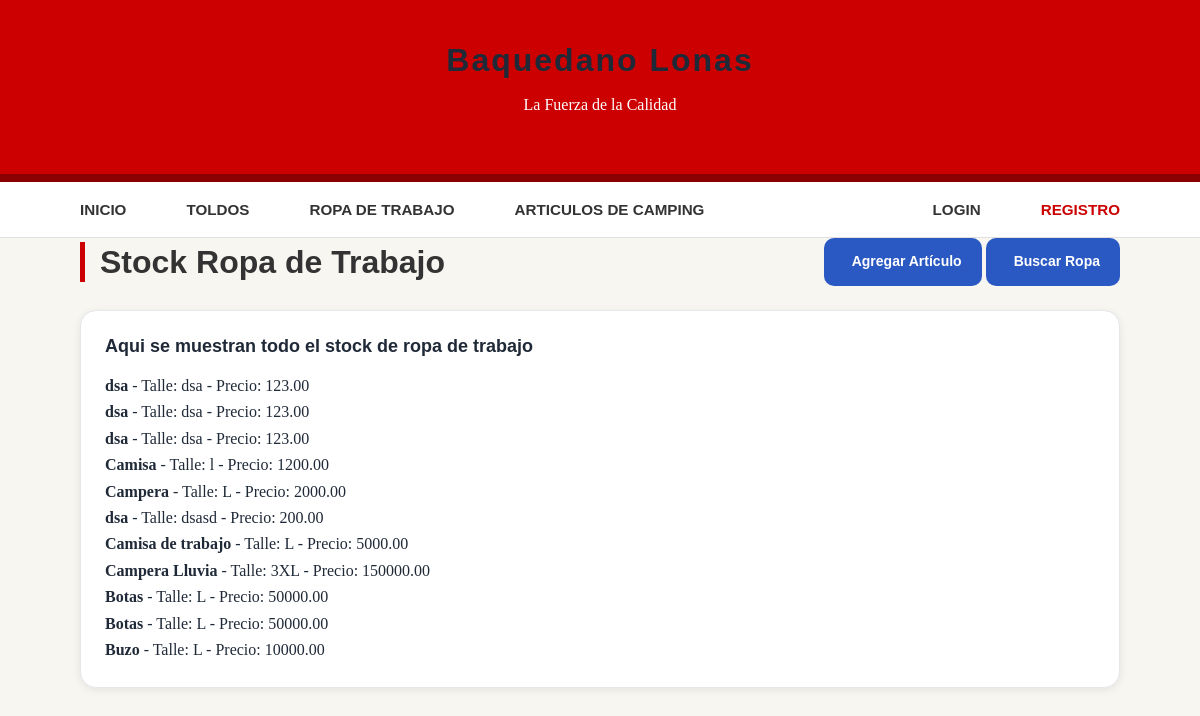
The app's page /RopaTrabajo/ with its own data.
### user/models.py (models this page shows, shortened)
class RopaTrabajo(models.Model):
    nombre = models.CharField(max_length=50)
    talle = models.CharField(max_length=50)
    precio = models.DecimalField(max_digits=10, decimal_places=2)

### user/views.py (the view)
# urls.py: path("RopaTrabajo/", views.ropaTrabajo, name="RopaTrabajo"),
def ropaTrabajo(request):
    ropaTrabajo= RopaTrabajo.objects.all()
    contexto = {"ropaTrabajo":ropaTrabajo}
    return render(request, "user/RopaTrabajo.html", contexto)

### user/templates/user/RopaTrabajo.html (shortened to what this page needs)
{% extends "user/base.html" %}
{% block content %}
<div class="container">
 <div class="page-header my-4">
    <h1 class="page-header__title" style="color: #333; border-left: 5px solid #CC0000; padding-left: 15px; font-weight: 700;">
        Stock Ropa de Trabajo
    </h1>
   <div class="d-flex mt-4" style="gap: 50px;"> <a href="{% url 'RopaTrabajoFormulario' %}" class="btn"-baquedano-rojo">
         Agregar Artículo
    </a>
    <a href="{% url 'buscarRopaTrabajo' %}" class="btn">
         Buscar Ropa
    </a>
</div>
</div>
  <div class="card">
    <h2 class="card__title">Aqui se muestran todo el stock de ropa de trabajo</h2>
    <ul class="card__list">
      {% for ropa in ropaTrabajo %}
      <li class="card__list-item">
        <strong>{{ ropa.nombre }}</strong> - Talle: {{ ropa.talle }} - Precio: {{ ropa.precio }}
      </li>
      {% empty %}
      <li class="card__list-item">No hay cursos disponibles.</li>
      {% endfor %}
  </div>
</div>
{% endblock %}

### user/templates/user/base.html (shortened to what this page needs)
<!doctype html>
<html lang="es">
  <head>
    {% load static %}
    <link rel="stylesheet" href="{% static 'user/css/base.css' %}" />
    <link rel="stylesheet" href="{% static 'user/css/components.css' %}" />
    <link rel="stylesheet" href="{% static 'user/css/pages.css' %}" />
  </head>
  <body>
    {% block navbar %}{% include "user/partials/_navbar.html" %}{% endblock %}
    <main>{% block content %}{% endblock %}</main>
  </body>
</html>

### user/templates/user/partials/_navbar.html (shortened to what this page needs)
{% load static %}
<header class="baquedano-full-header">
  <div class="baquedano-brand-panel">
    <div class="container text-center">
      <h1 class="display-4 fw-bold text-uppercase m-0">Baquedano Lonas</h1>
      <p class="lead italic m-0">La Fuerza de la Calidad</p>
    </div>
  </div>
  <nav class="baquedano-nav-bar">
    <div class="container baquedano-nav-container">
      <div class="baquedano-menu">
        <a class="baquedano-link" href="{% url 'inicio' %}">Inicio</a>
        <a class="baquedano-link" href="{% url 'Toldos' %}">Toldos</a>
        <a class="baquedano-link" href="{% url 'RopaTrabajo' %}">Ropa de Trabajo</a>
        <a class="baquedano-link" href="{% url 'ArtCamping' %}">Articulos de Camping</a>
      </div>
      <div class="baquedano-user">
        {% if user.is_authenticated %}
          <span class="user-name">{{ user.username }}</span>
          <a class="baquedano-link" href="{% url 'editar_perfil' %}">Perfil</a>
          <a class="baquedano-link" href="{% url 'logout' %}">Salir</a>
        {% else %}
          <a class="baquedano-link" href="#">Login</a>
          <a class="baquedano-link baquedano-register" href="#">Registro</a>
        {% endif %}
      </div>
    </div>
  </nav>
</header>

### user/static/user/css/base.css (style rules this page uses)
:root { --color-bg: #f8f6f1; --color-surface: #ffffff; --color-border: #e5e7eb; --color-text: #1f2937; --color-muted: #6b7280; --color-primary: #2b59c3; --color-primary-hover: #1e44a0; --color-accent: #f59e0b; --color-danger: #dc2626; --color-success: #16a34a; --radius-sm: 6px; --radius-md: 10px; --radius-lg: 16px; --space-1: 4px; --space-2: 8px; --space-3: 12px; --space-4: 16px; --space-5: 24px; --space-6: 32px; --space-7: 48px; --space-8: 64px; --shadow-sm: 0 2px 8px rgba(0, 0, 0, 0.08); --shadow-md: 0 4px 16px rgba(0, 0, 0, 0.12); --font-body: "Source Serif 4", "Georgia", serif; --font-heading: "Montserrat", "Arial", sans-serif; --font-mono: "Fira Code", "Courier New", monospace; --font-size-sm: 0.875rem; --font-size-base: 1rem; --font-size-lg: 1.125rem; --font-size-xl: 1.5rem; --font-size-2xl: 2rem; }
*, *::before, *::after { box-sizing: border-box; margin: 0; padding: 0; }
html { scroll-behavior: smooth; }
body { font-family: var(--font-body); font-size: var(--font-size-base); background-color: var(--color-bg); color: var(--color-text); line-height: 1.65; -webkit-font-smoothing: antialiased; }
ul, ol { list-style: none; }
a { color: inherit; text-decoration: none; }
h1, h2, h3, h4, h5, h6 { font-family: var(--font-heading); font-weight: 700; line-height: 1.25; color: var(--color-text); margin-bottom: var(--space-3); }
h1 { font-size: var(--font-size-2xl); }
h2 { font-size: var(--font-size-xl); }
p { margin-bottom: var(--space-4); }
.container { width: min(100% - 32px, 1040px); margin-inline: auto; }
.text-center { text-align: center; }

### user/static/user/css/components.css (style rules this page uses)
.btn { display: inline-flex; align-items: center; justify-content: center; gap: var(--space-2); padding: 10px 18px; border-radius: var(--radius-md); background-color: var(--color-primary); color: #ffffff; font-family: var(--font-heading); font-size: var(--font-size-sm); font-weight: 600; border: 2px solid transparent; cursor: pointer; text-decoration: none; transition: background 0.15s, transform 0.1s, box-shadow 0.15s; white-space: nowrap; }
.card { background-color: var(--color-surface); border: 1px solid var(--color-border); border-radius: var(--radius-lg); padding: var(--space-5); box-shadow: var(--shadow-sm); transition: box-shadow 0.2s, transform 0.2s; }
.card__title { font-size: var(--font-size-lg); margin-bottom: var(--space-2); }

### user/static/user/css/pages.css (style rules this page uses)
.page-header { display: flex; align-items: center; justify-content: space-between; flex-wrap: wrap; gap: var(--space-3); margin-bottom: var(--space-5); }
.page-header__title { margin-bottom: 0; }

### user/templates/user/partials/_navbar.html (style rules this page uses)
.baquedano-brand-panel { background-color: #CC0000; color: white; border-bottom: 8px solid #8B0000; padding: 40px 0; }
.baquedano-brand-panel h1 { font-family: 'Arial Black', sans-serif; letter-spacing: 2px; }
.baquedano-nav-bar { background-color: #ffffff; border-bottom: 1px solid #e0e0e0; padding: 15px 0; }
.baquedano-nav-container { display: flex; justify-content: space-between; align-items: center; }
.baquedano-menu, .baquedano-user { display: flex; gap: 60px; }
.baquedano-link { color: #333333 !important; text-decoration: none !important; font-family: sans-serif; font-weight: 600; font-size: 0.95rem; text-transform: uppercase; transition: all 0.3s ease; }
.baquedano-register { color: #CC0000 !important; font-weight: 800; }

### records on screen
RopaTrabajo: nombre "dsa", talle "dsa", precio "123.00"
RopaTrabajo: nombre "dsa", talle "dsa", precio "123.00"
RopaTrabajo: nombre "dsa", talle "dsa", precio "123.00"
RopaTrabajo: nombre "Camisa", talle "l", precio "1200.00"
RopaTrabajo: nombre "Campera", talle "L", precio "2000.00"
RopaTrabajo: nombre "dsa", talle "dsasd", precio "200.00"
RopaTrabajo: nombre "Camisa de trabajo", talle "L", precio "5000.00"
RopaTrabajo: nombre "Campera Lluvia", talle "3XL", precio "150000.00"
RopaTrabajo: nombre "Botas", talle "L", precio "50000.00"
RopaTrabajo: nombre "Botas", talle "L", precio "50000.00"
RopaTrabajo: nombre "Buzo", talle "L", precio "10000.00"
